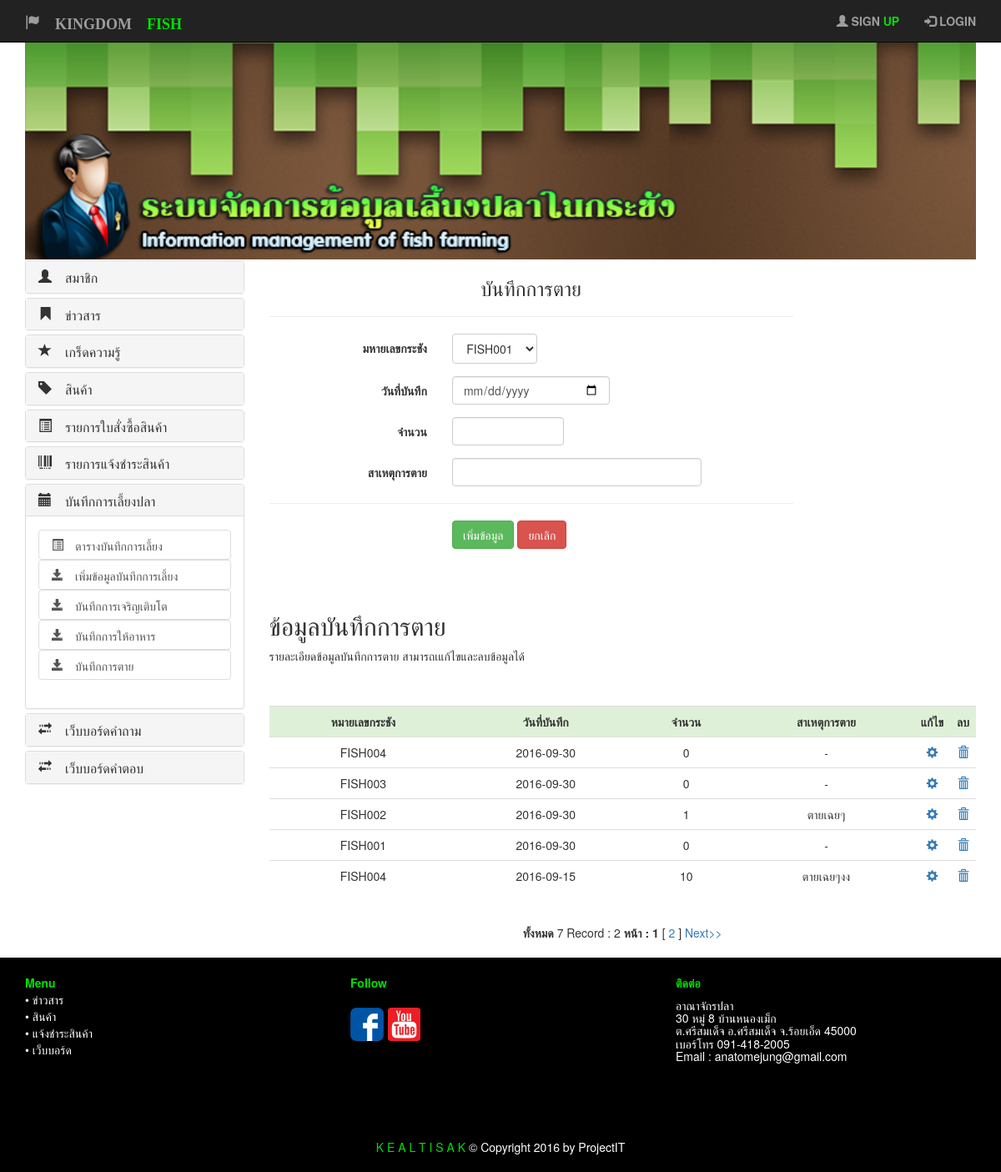
Page /insert_note_dead.php on the committed database.
### tables this page shows
CREATE TABLE `tb_deadfish` (
  `dead_id` int(11) NOT NULL,
  `dead_date` date NOT NULL,
  `dead_amount` varchar(30) NOT NULL,
  `dead_cause` text NOT NULL,
  `fish_number` varchar(30) NOT NULL
);

### insert_note_dead.php (the view, shortened to what this page needs)
<!DOCTYPE html>
<html lang="en">
  <head>
    <link href="css/bootstrap.min.css" rel="stylesheet">
  </head>
  <body>
 <?php include 'header_admin.php';?>
    <div class="row">
      <div class="container">
        <div class="row">
          <div class="col-xs-6 col-md-3">
           <div class="panel-group" id="accordion" role="tablist" aria-multiselectable="true">
    <div class="panel panel-default">
        <div class="panel-heading" role="tab" id="heading0">
          <h4 class="panel-title">
            <a class="glyphicon glyphicon-user" role="button" data-toggle="collapse" data-parent="#accordion" href="#collapse0" aria-expanded="false" aria-controls="collapse0">
              สมาชิก
            </a>
          </h4>
        </div>
      </div>
      <div class="panel panel-default">
        <div class="panel-heading" role="tab" id="headingOne">
          <h4 class="panel-title">
            <a class="glyphicon glyphicon-bookmark" role="button" data-toggle="collapse" data-parent="#accordion" href="#collapseOne" aria-expanded="false" aria-controls="collapseOne">
              ข่าวสาร
            </a>
          </h4>
        </div>
      </div>
      <div class="panel panel-default">
        <div class="panel-heading" role="tab" id="headingTwo">
          <h4 class="panel-title">
            <a class="glyphicon glyphicon-star" role="button" data-toggle="collapse" data-parent="#accordion" href="#collapseTwo" aria-expanded="false" aria-controls="collapseTwo">
              เกร็ดความรู้
            </a>
          </h4>
        </div>
      </div>
      <div class="panel panel-default">
        <div class="panel-heading" role="tab" id="headingThree">
          <h4 class="panel-title">
            <a class="glyphicon glyphicon-tag" role="button" data-toggle="collapse" data-parent="#accordion" href="#collapseThree" aria-expanded="false" aria-controls="collapseThree">
              สินค้า
            </a>
          </h4>
        </div>
      </div>
      <div class="panel panel-default">
        <div class="panel-heading" role="tab" id="headingFour">
          <h4 class="panel-title">
            <a class="glyphicon glyphicon-list-alt" role="button" data-toggle="collapse" data-parent="#accordion" href="#collapseFour" aria-expanded="false" aria-controls="collapseFour">
              รายการใบสั่งซื้อสินค้า
            </a>
          </h4>
        </div>
      </div>
      <div class="panel panel-default">
        <div class="panel-heading" role="tab" id="headingFive">
          <h4 class="panel-title">
            <a class="glyphicon glyphicon-barcode" role="button" data-toggle="collapse" data-parent="#accordion" href="#collapseFive" aria-expanded="false" aria-controls="collapseFive">
              รายการแจ้งชำระสินค้า
            </a>
          </h4>
        </div>
      </div>
      <div class="panel panel-default">
        <div class="panel-heading" role="tab" id="headingSix">
          <h4 class="panel-title">
            <a class="glyphicon glyphicon-calendar" role="button" data-toggle="collapse" data-parent="#accordion" href="#collapseSix" aria-expanded="true" aria-controls="collapseSix">
              บันทึกการเลี้ยงปลา
            </a>
          </h4>
        </div>
        <div id="collapseSix" class="panel-collapse collapse in" role="tabpanel" aria-labelledby="headingSix">
          <div class="panel-body">
            <div class="list-group">
              <a href="show_note.php"><button type="button" class="list-group-item glyphicon glyphicon-list-alt"> ตารางบันทึกการเลี้ยง</button></a>
              <a href="insert_note.php"><button type="button" class="list-group-item glyphicon glyphicon-save"> เพิ่มข้อมูลบันทึกการเลี้ยง</button></a>
              <a href="insert_growth.php"><button type="button" class="list-group-item glyphicon glyphicon-save"> บันทึกการเจริญเติบโต</button></a>
              <a href="insert_note_feed.php"><button type="button" class="list-group-item glyphicon glyphicon-save"> บันทึกการให้อาหาร</button></a>
              <a href="insert_note_dead.php"><button type="button" class="list-group-item glyphicon glyphicon-save"> บันทึกการตาย</button></a>
        </div>
          </div>
        </div>
      </div>
     <div class="panel panel-default">
        <div class="panel-heading" role="tab" id="headingSeven">
          <h4 class="panel-title">
            <a class="glyphicon glyphicon-transfer" role="button" data-toggle="collapse" data-parent="#accordion" href="#collapseSeven" aria-expanded="false" aria-controls="collapseSeven">
              เว็บบอร์ดคำถาม
            </a>
          </h4>
        </div>
      </div>
      <div class="panel panel-default">
        <div class="panel-heading" role="tab" id="headingEight">
          <h4 class="panel-title">
            <a class="glyphicon glyphicon-transfer" role="button" data-toggle="collapse" data-parent="#accordion" href="#collapseEight" aria-expanded="false" aria-controls="collapseEight">
              เว็บบอร์ดคำตอบ
            </a>
          </h4>
        </div>
      </div>
          </div>
          </div>
          <div class="col-md-9">
            <div class="row">
                <div class="col-xs-9">
                  <form class="form-horizontal" id="form" name="form" method="post" action="add_insert_dead.php">
                  <center><h3>บันทึกการตาย</h3></center><hr />
                   <div class="form-group">
                    <label for="inputPassword3" class="col-sm-4 control-label">มหายเลขกระชัง</label>
                    <div class="col-sm-8">
                    <div class="btn-group">
                      <select type="button" class="btn btn-default dropdown-toggle" data-toggle="dropdown" aria-haspopup="true" aria-expanded="false" name="fish_number" id="fish_number">
                       <?php $sel_list="select * from tb_fish";
                          $rs_list=mysql_query($sel_list);
                          while($row_list=mysql_fetch_array($rs_list)){
                          ?>
                          <option value="<?php echo $row_list['fish_number']?>"> <?php echo $row_list['fish_number'];?>  </option>
                        <?php }?>
                      </select>
                    </div>
                    </div>
                  </div>
                  <div class="form-group">
                    <label for="inputPassword3" class="col-sm-4 control-label">วันที่บันทึก</label>
                    <div class="col-sm-4">
                      <input type="date" class="form-control" id="dead_date" name="dead_date" placeholder="">
                    </div>
                  </div>
                   <div class="form-group">
                    <label for="inputPassword3" class="col-sm-4 control-label">จำนวน</label>
                    <div class="col-sm-3">
                      <input type="text" class="form-control" id="dead_amount" name="dead_amount" placeholder="">
                    </div>
                  </div>
                  <div class="form-group">
                    <label for="inputPassword3" class="col-sm-4 control-label">สาเหตุการตาย</label>
                    <div class="col-sm-6">
                      <input type="text" class="form-control" id="dead_cause" name="dead_cause" placeholder="">
                    </div>
                  </div>
                 <hr />
                  <div class="form-group">
                    <div class="col-sm-offset-4 col-sm-12">
                      <button type="submit" class="btn btn-success">เพิ่มข้อมูล</button>
                      <button type="reset" class="btn btn-danger">ยกเลิก</button>
                    </div>
                  </div>
                </form>
                </div>
                </div>
                 <h2>ข้อมูลบันทึกการตาย</h2>
              <p>รายละเอียดข้อมูลบันทึกการตาย สามารถเแก้ไขและลบข้อมูลได้</p></br>
              <form class="form-horizontal" id="form1" name="form1" method="post" action="#">
                <?php
                  $strSQL = "SELECT * FROM tb_deadfish";
                  $objQuery = mysql_query($strSQL) or die ("Error Query [".$strSQL."]");
                  $Num_Rows = mysql_num_rows($objQuery);
                      $Per_Page = 5;
                      @$Page = $_GET["Page"];
                      if(@!$_GET["Page"])
                      {
                        $Page=1;
                      }
                      $Next_Page = $Page+1;
                      $Page_Start = (($Per_Page*$Page)-$Per_Page);
                      if($Num_Rows<=$Per_Page)
                      {
                        $Num_Pages =1;
                      }
                      else if(($Num_Rows % $Per_Page)==0)
                      {
                        $Num_Pages =($Num_Rows/$Per_Page) ;
                      }
                      else
                      {
                        $Num_Pages =($Num_Rows/$Per_Page)+1;
                        $Num_Pages = (int)$Num_Pages;
                      }
                      $strSQL .=" order  by dead_id DESC LIMIT $Page_Start , $Per_Page";
                      $objQuery  = mysql_query($strSQL);
                      ?>
              <table class="table">
                  <tr  align="center" class="success">
                        <td><b>หมายเลขกระชัง</b></td>
                        <td><b>วันที่บันทึก</b></td>
                        <td><b>จำนวน</b></td>
                        <td><b>สาเหตุการตาย</b></td>
                        <td><b>แก้ไข</b></td>
                        <td><b>ลบ</b></td>
                  </tr>
                    <?php
                       while($row_sh=mysql_fetch_array($objQuery)){
                    ?>
                  <tr align="center">
                        <td><?php echo $row_sh['fish_number'];?></td>
                        <td><?php echo $row_sh['dead_date'];?></a></td>
                        <td><?php echo $row_sh['dead_amount'];?></td>
                        <td><?php echo $row_sh['dead_cause'];?></td>
                        <td width="30"><a class="glyphicon glyphicon-cog" href="edit_dead.php?id=<?php echo $row_sh['dead_id'];?>"></a></td>
                        <td width="30"><a class="glyphicon glyphicon-trash" name="btnConfirm" value="Confirm"
                          onclick="return confirm('ต้องการลบหรือไม่ ?')"
                          href="delete_dead.php?id=<?php echo $row_sh['dead_id'];?>">
                        </td>
                  </tr>
                  <?php }?>
              </table>
              <center>
              <br>
                <b>ทั้งหมด</b> <?php echo $Num_Rows;?> Record : <?php echo $Num_Pages;?> <b>หน้า :</b>
                <?php
                for($i=1; $i<=$Num_Pages; $i++){
                  if($i != $Page)
                  {
                    echo "[ <a href='$_SERVER[SCRIPT_NAME]?Page=$i'>$i</a> ]";
                  }
                  else
                  {
                    echo "<b> $i </b>";
                  }
                }
                if($Page!=$Num_Pages)
                {
                  echo " <a href ='$_SERVER[SCRIPT_NAME]?Page=$Next_Page'>Next>></a> ";
                }
                ?>
              </center>
              <br>
              </form>
              </div>
          </div>
          </div>
        </div>
<?php include 'footer.php';?>
  </body>
</html>

### rows in the picture
tb_deadfish: fish_number "FISH004", dead_date "2016-09-30", dead_amount "0", dead_cause "-"
tb_deadfish: fish_number "FISH003", dead_date "2016-09-30", dead_amount "0", dead_cause "-"
tb_deadfish: fish_number "FISH002", dead_date "2016-09-30", dead_amount "1", dead_cause "ตายเฉยๆ"
tb_deadfish: fish_number "FISH001", dead_date "2016-09-30", dead_amount "0", dead_cause "-"
tb_deadfish: fish_number "FISH004", dead_date "2016-09-15", dead_amount "10", dead_cause "ตายเฉยๆงง"

### other values in the picture
$Num_Rows "7"
$Num_Pages "2"
form field fish_number "FISH001"
